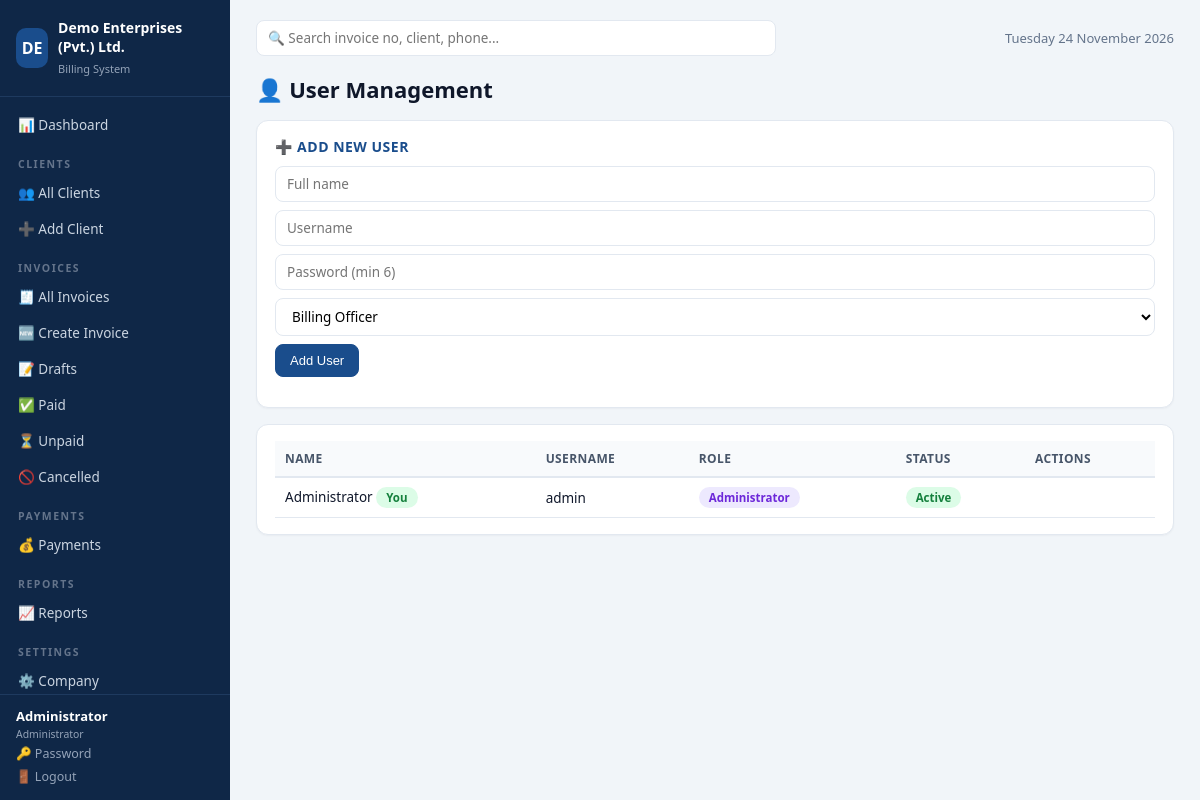
The app's page /users (signed in) with its own data.
### tables this page shows
CREATE TABLE company_settings (
    id                    INTEGER PRIMARY KEY CHECK (id = 1),
    company_name          TEXT NOT NULL DEFAULT 'Your Company (Pvt.) Ltd.',
    logo_path             TEXT,
    address               TEXT NOT NULL DEFAULT '',
    phone                 TEXT NOT NULL DEFAULT '',
    email                 TEXT NOT NULL DEFAULT '',
    ntn                   TEXT NOT NULL DEFAULT '',
    strn                  TEXT NOT NULL DEFAULT '',
    bank_name             TEXT NOT NULL DEFAULT '',
    account_title         TEXT NOT NULL DEFAULT '',
    account_number        TEXT NOT NULL DEFAULT '',
    iban                  TEXT NOT NULL DEFAULT '',
    gst_percent           REAL NOT NULL DEFAULT 0,
    invoice_prefix        TEXT NOT NULL DEFAULT 'CC',
    invoice_start_number  INTEGER NOT NULL DEFAULT 1,
    authorized_signatory  TEXT NOT NULL DEFAULT '',
    signature_path        TEXT,
    invoice_footer        TEXT NOT NULL DEFAULT '',
    updated_at            TEXT NOT NULL DEFAULT (datetime('now', 'localtime'))
);

CREATE TABLE users (
    id            INTEGER PRIMARY KEY AUTOINCREMENT,
    username      TEXT NOT NULL UNIQUE,
    password_hash TEXT NOT NULL,
    full_name     TEXT NOT NULL,
    role          TEXT NOT NULL DEFAULT 'viewer'
                  CHECK (role IN ('admin', 'billing_officer', 'viewer')),
    is_active     INTEGER NOT NULL DEFAULT 1,
    created_at    TEXT NOT NULL DEFAULT (datetime('now', 'localtime')),
    updated_at    TEXT NOT NULL DEFAULT (datetime('now', 'localtime'))
);

### settings_users.py (the view)
@bp.route('/users')
@login_required
@role_required('admin')
def user_list():
    with get_db() as conn:
        users = conn.execute('SELECT * FROM users ORDER BY id').fetchall()
    return render_template('users.html', users=users)

### app.py (called while the page is built)
@app.context_processor
def inject_globals():
    settings = {}
    try:
        with get_db() as conn:
            row = conn.execute('SELECT * FROM company_settings WHERE id = 1').fetchone()
            settings = dict(row) if row else {}
    except Exception:
        pass
    return dict(ROLES=ROLES, can_edit=can_edit(), settings=settings)

### db.py (called while the page is built)
def get_db():
    conn = sqlite3.connect(DB_PATH)
    conn.row_factory = sqlite3.Row
    conn.execute('PRAGMA foreign_keys = ON')
    conn.execute('PRAGMA busy_timeout = 5000')  # multi-worker SQLite safety
    return conn

### templates/users.html (shortened to what this page needs)
{% extends 'base.html' %}
{% block content %}
<div class="page-head"><h1>👤 User Management</h1></div>
<div class="card">
  <h3>➕ Add New User</h3>
  <form method="post" action="{{ url_for('settings.user_add') }}" class="filters">
    <input type="text" name="full_name" placeholder="Full name" required>
    <input type="text" name="username" placeholder="Username" required>
    <input type="password" name="password" placeholder="Password (min 6)" required>
    <select name="role">
      <option value="billing_officer">Billing Officer</option>
    </select>
    <button class="btn btn-primary">Add User</button>
  </form>
</div>
<div class="card">
  <table class="table">
    <thead><tr><th>Name</th><th>Username</th><th>Role</th><th>Status</th><th>Actions</th></tr></thead>
    <tbody>
    {% for u in users %}
      <tr>
        <td>{{ u.full_name }}{% if u.id == session.user.id %} <span class="badge badge-active">You</span>{% endif %}</td>
        <td>{{ u.username }}</td>
        <td><span class="badge badge-{{ u.role }}">{{ ROLES[u.role] }}</span></td>
        <td><span class="badge badge-{{ 'active' if u.is_active else 'inactive' }}">{{ 'Active' if u.is_active else 'Inactive' }}</span></td>
        <td class="actions">
        </td>
      </tr>
    {% endfor %}
    </tbody>
  </table>
</div>
{% endblock %}

### templates/base.html (shortened to what this page needs)
<!DOCTYPE html>
<html lang="en">
<head>
<link rel="stylesheet" href="{{ url_for('static', filename='style.css') }}">
</head>
<body>
<aside class="sidebar">
  <div class="brand">
    <span class="brand-logo">{{ (settings.company_name or 'BI')[:2]|upper }}</span>
    <div class="brand-text">
      <strong>{{ settings.company_name or 'Billing System' }}</strong>
      <small>Billing System</small>
    </div>
  </div>
  <nav>
    <a href="{{ url_for('dashboard') }}" class="{{ 'active' if request.path == '/' }}">📊 Dashboard</a>
    <div class="nav-group">CLIENTS</div>
    <a href="{{ url_for('clients.client_list') }}" class="{{ 'active' if request.path.startswith('/clients') and '/clients/add' not in request.path }}">👥 All Clients</a>
    {% if can_edit %}<a href="{{ url_for('clients.client_add') }}" class="{{ 'active' if request.path == '/clients/add' }}">➕ Add Client</a>{% endif %}
    <div class="nav-group">INVOICES</div>
    <a href="{{ url_for('invoices.invoice_list') }}" class="{{ 'active' if request.path == '/invoices' }}">🧾 All Invoices</a>
    {% if can_edit %}<a href="{{ url_for('invoices.invoice_new') }}" class="{{ 'active' if request.path == '/invoices/new' }}">🆕 Create Invoice</a>{% endif %}
    <a href="{{ url_for('invoices.invoice_list', status='draft') }}">📝 Drafts</a>
    <a href="{{ url_for('invoices.invoice_list', status='paid') }}">✅ Paid</a>
    <a href="{{ url_for('invoices.invoice_list', status='issued') }}">⏳ Unpaid</a>
    <a href="{{ url_for('invoices.invoice_list', status='cancelled') }}">🚫 Cancelled</a>
    <div class="nav-group">PAYMENTS</div>
    <a href="{{ url_for('invoices.payment_list') }}">💰 Payments</a>
    <div class="nav-group">REPORTS</div>
    <a href="{{ url_for('reports.reports', type='monthly') }}" class="{{ 'active' if request.path.startswith('/reports') }}">📈 Reports</a>
    {% if session.user.role == 'admin' %}
    <div class="nav-group">SETTINGS</div>
    <a href="{{ url_for('settings.settings_page') }}" class="{{ 'active' if request.path == '/settings' }}">⚙️ Company</a>
    {% endif %}
  </nav>
  <div class="sidebar-foot">
    <div class="user-chip">
      <strong>{{ session.user.full_name }}</strong>
      <small>{{ ROLES[session.user.role] }}</small>
    </div>
    <a href="{{ url_for('change_password') }}">🔑 Password</a>
    <a href="{{ url_for('logout') }}">🚪 Logout</a>
  </div>
</aside>
<main class="main">
  <header class="topbar">
    <form action="{{ url_for('invoices.invoice_list') }}" method="get" class="quick-search">
      <input type="search" name="q" placeholder="🔍 Search invoice no, client, phone..." value="{{ request.args.get('q','') }}">
    </form>
    <span class="topbar-date" id="today-label"></span>
  </header>
  {% block content %}{% endblock %}
</main>
</body>
</html>

### static/style.css (style rules this page uses)
* { box-sizing: border-box; margin: 0; padding: 0; }
:root { --primary: #1a4d8c; --primary-dark: #123a68; --bg: #f1f5f9; --card: #ffffff; --text: #0f172a; --muted: #64748b; --border: #e2e8f0; --good: #15803d; --warn: #b45309; --bad: #b91c1c; }
body { font-family: 'Segoe UI', Arial, sans-serif; background: var(--bg); color: var(--text); display: flex; min-height: 100vh; }
a { color: var(--primary); text-decoration: none; }
.sidebar { width: 230px; background: #0f2747; color: #cbd5e1; display: flex; flex-direction: column; position: fixed; top: 0; bottom: 0; left: 0; }
.brand { display: flex; align-items: center; gap: 10px; padding: 18px 16px; border-bottom: 1px solid #1e3a5f; }
.brand-logo { width: 40px; height: 40px; border-radius: 10px; background: var(--primary); color: #fff; display: flex; align-items: center; justify-content: center; font-weight: 800; font-size: 16px; }
.brand-text strong { display: block; color: #fff; font-size: 14px; }
.brand-text small { color: #94a3b8; font-size: 11px; }
.sidebar nav { flex: 1; overflow-y: auto; padding: 10px 0; }
.sidebar nav a { display: block; padding: 9px 18px; color: #cbd5e1; font-size: 13.5px; }
.nav-group { padding: 14px 18px 4px; font-size: 10.5px; letter-spacing: 1.5px; color: #64748b; font-weight: 700; }
.sidebar-foot { border-top: 1px solid #1e3a5f; padding: 12px 16px; font-size: 12.5px; }
.sidebar-foot a { display: block; color: #94a3b8; padding: 3px 0; }
.user-chip strong { display: block; color: #fff; font-size: 13px; }
.user-chip small { color: #94a3b8; }
.main { margin-left: 230px; flex: 1; padding: 20px 26px 50px; }
.topbar { display: flex; justify-content: space-between; align-items: center; margin-bottom: 18px; gap: 14px; }
.quick-search { flex: 1; max-width: 520px; }
.quick-search input, .filters input, .filters select { padding: 8px 12px; border: 1px solid var(--border); border-radius: 8px; font-size: 13.5px; }
.quick-search input { width: 100%; }
.topbar-date { color: var(--muted); font-size: 13px; }
.page-head { display: flex; justify-content: space-between; align-items: center; margin-bottom: 16px; flex-wrap: wrap; gap: 10px; }
h1 { font-size: 22px; }
h3 { font-size: 14px; margin-bottom: 10px; color: var(--primary); text-transform: uppercase; letter-spacing: .5px; }
.card { background: var(--card); border: 1px solid var(--border); border-radius: 12px; padding: 16px 18px; margin-bottom: 16px; box-shadow: 0 1px 2px rgba(15,23,42,.04); }
input[type=text], input[type=number], input[type=date], input[type=month], input[type=email], input[type=password], input[type=search], input[type=file], select, textarea { width: 100%; padding: 8px 11px; border: 1px solid var(--border); border-radius: 8px; font-size: 13.5px; font-family: inherit; background: #fff; }
.filters { display: flex; gap: 8px; flex-wrap: wrap; align-items: center; margin-bottom: 14px; }
.btn { display: inline-block; padding: 8px 14px; border: 1px solid var(--border); border-radius: 8px; background: #fff; color: var(--text); font-size: 13px; cursor: pointer; }
.btn-primary { background: var(--primary); border-color: var(--primary); color: #fff; }
.table { width: 100%; border-collapse: collapse; font-size: 13.5px; }
.table th { text-align: left; padding: 9px 10px; background: #f8fafc; border-bottom: 2px solid var(--border); color: #475569; font-size: 12px; text-transform: uppercase; letter-spacing: .4px; }
.table td { padding: 9px 10px; border-bottom: 1px solid var(--border); }
.actions { white-space: nowrap; }
.badge { display: inline-block; padding: 3px 10px; border-radius: 99px; font-size: 11.5px; font-weight: 600; text-transform: capitalize; }
.badge-active, .badge-paid, .badge-cash { background: #dcfce7; color: var(--good); }
.badge-admin { background: #ede9fe; color: #6d28d9; }

### records on screen
company_settings: company_name "DE", company_name "Demo Enterprises (Pvt.) Ltd."
users: user.full_name "Administrator", role "Administrator", full_name "Administrator", shows "You", username "admin", is_active "Active"
